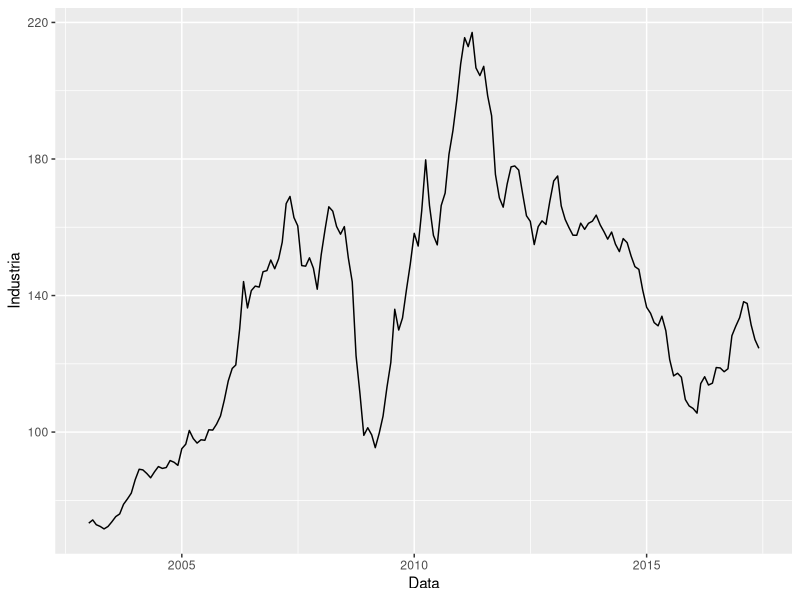
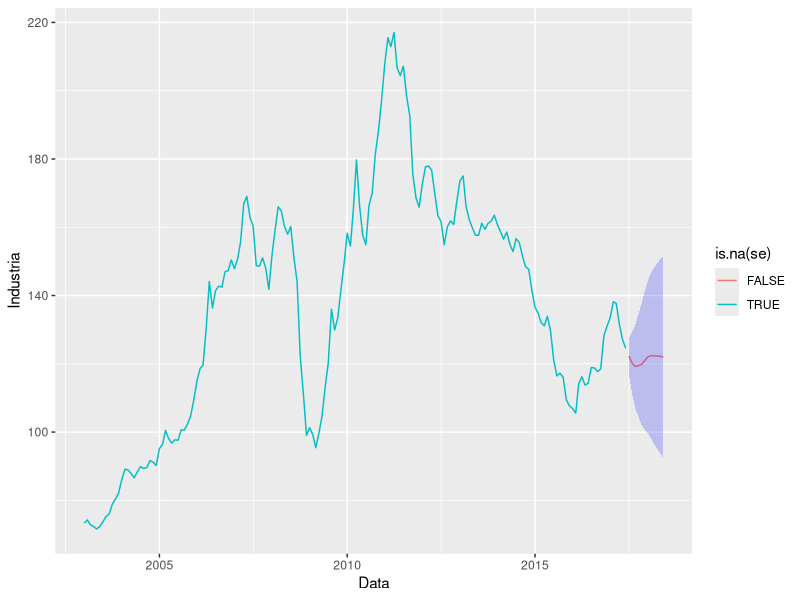

Reproduce these figures in R, in order.
#' ---
#' title: "Time Series - objeto ts()"
#' author: "Bruno Tebaldi de Queiroz Barbosa"
#' date: "2023-02-04"
#' output: html_document
#' ---

# Setup -------------------------------------------------------------------
rm(list = ls())

library(readxl)
library(ggplot2)
library(dplyr)
library(forecast)

# Load Databse ------------------------------------------------------------

dados <- readxl::read_excel(path = "./scripts/Aula 5 - Time Series/database/Industria.xlsx")
head(dados)


# Data normalization ------------------------------------------------------

dados$Data = as.Date(dados$Data)
dados = dados %>% arrange(Data)


# Grafico -----------------------------------------------------------------

ggplot(dados) + 
  geom_line(mapping = aes(x=Data, y=Industria))



# Times Series Object -----------------------------------------------------

Industria_ts = ts(dados$Industria, start=c(2003,1),end=c(2017,6),frequency=12)
Industria_ts


# Modelo Arima ------------------------------------------------------------

mdl <- forecast::auto.arima(y = Industria_ts, stepwise = TRUE, trace = TRUE)

print(mdl)

mdl <- forecast::Arima(y = Industria_ts, order = c(12,1,0))

# Previsao ----------------------------------------------------------------

mdl.previsao = predict(mdl, n.ahead=12, se.fit = TRUE)

dados.new <- dados %>%
  mutate(se = NA) %>%
  add_row(Industria = mdl.previsao$pred,
          Data = lubridate::date_decimal(as.numeric(time(mdl.previsao$pred))),
          se = mdl.previsao$se,
          .before = NULL, .after = NULL)


ggplot(dados.new) +
  geom_line(mapping = aes(x=Data, y=Industria, colour = is.na(se))) +
  geom_ribbon(mapping = aes(ymin = Industria - se,
                            ymax = Industria + se, x = Data),
              fill = "blue", alpha=0.2) 
